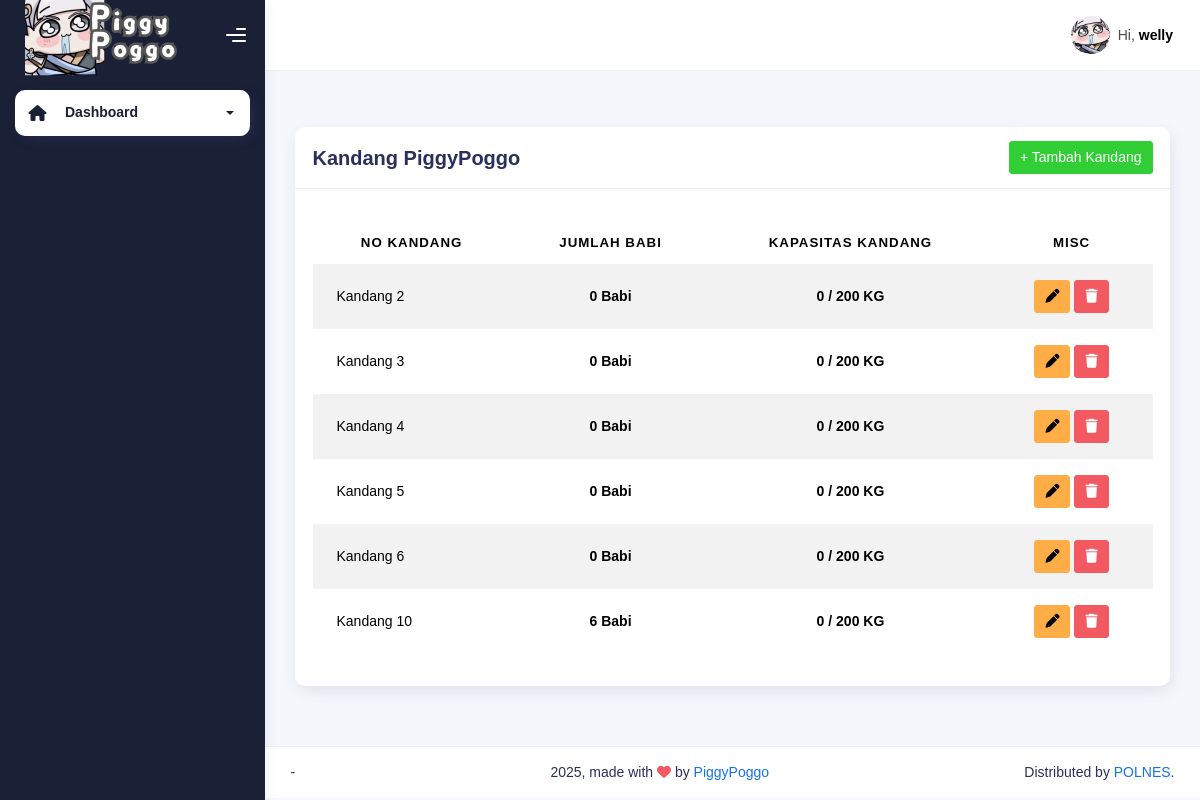
The page /kandang (signed in) on the database as committed earlier.
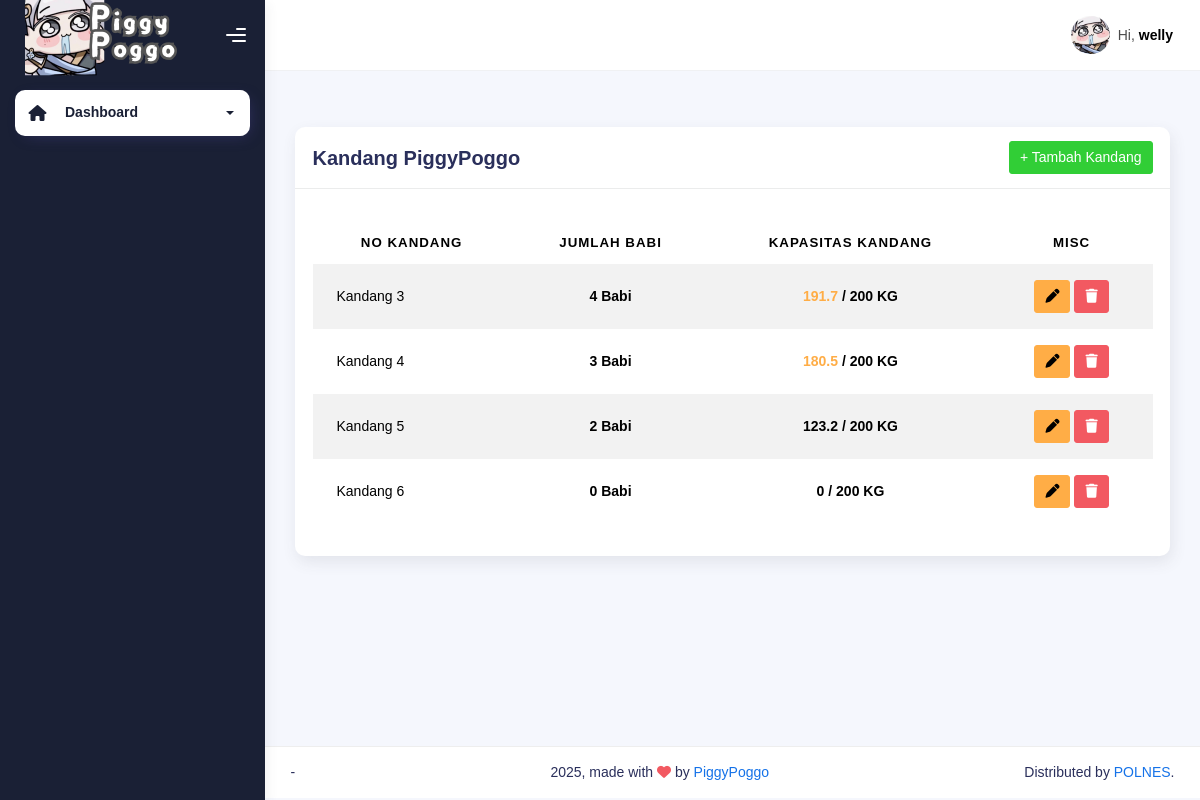
The same page on the database as committed later.
### piggypoggo_app/models.py (models this page shows)
class Kandang(models.Model):
    nomor_kandang = models.IntegerField(null=True, blank=True)
    def __str__(self):
        return f'{self.nomor_kandang}'

### piggypoggo_app/views.py (the view)
# urls.py: path('kandang', views.kandang, name="kandang"),
@login_required
@status_required([1, 2])
def kandang(request):
    all_kandangs = Kandang.objects.all()
    for kandang in all_kandangs:
        count = 0
        berat = 0
        all_babis = Babi.objects.filter(kandang=kandang)
        for babi in all_babis:
            babi.laporan = Laporan.objects.filter(babi=babi).last()
            berat += Decimal(babi.laporan.berat_badan)
        count += all_babis.count()
        kandang.banyaknya_babi = count
        kandang.berat_kandang = berat
    context = {
        'on': 'kandang',
        'all_kandangs': all_kandangs,
    }
    return render(request, 'kandang.html', context)

### piggypoggo_app/templates/kandang.html (shortened to what this page needs)
{% extends "base-dashboard.html" %} {% load static %}
{% block content %}
<div class="container">
    <div class="page-inner">
        <div class="page-header">
        </div>
        <div class="row">
            <div class="col-md-12">
                <div class="card">
                    <div class="card-header" style="display: flex; justify-content: space-between; align-items: center;">
                        <div class="card-title" style="margin-right: 10px;">Kandang PiggyPoggo</div>
                        <div>
                            <a href="{% url 'tambah-kandang' %}" class="btn btn-success" style="font-size: inherit; padding: 5px 10px;">+ Tambah Kandang</a>
                        </div>
                    </div>
                    <div class="card-body">
                        <table class="table table-striped mt-3">
                        <thead>
                            <tr>
                            <th scope="col" style="text-align: center;">No Kandang</th>
                            <th scope="col" style="text-align: center;">Jumlah Babi</th>
                            <th scope="col" style="text-align: center;">Kapasitas Kandang</th>
                            <th scope="col" style="text-align: center;">MISC</th>
                            </tr>
                        </thead>
                        <tbody>
                            {% for kandang in all_kandangs %}
                            <tr>
                                <td>Kandang {{ kandang }}</td>
                                <td style="text-align: center;"><b>{{ kandang.banyaknya_babi }} Babi</b></td>
                                <td style="text-align: center;"><b><span class="{% if kandang.berat_kandang > 200 %}text-danger{% elif kandang.berat_kandang > 150 %}text-warning{% endif %}">{{ kandang.berat_kandang }}</span> / 200 KG</b></td>
                                <td style="text-align: center;">
                                    <a href="{% url 'edit-kandang' kandang_pk=kandang.pk %}" class="btn btn-warning" style="font-size: inherit; padding: 5px 10px;">
                                        <i class="fa fa-pen"></i>
                                    </a>
                                    <a href="#" class="btn btn-danger" style="font-size: inherit; padding: 5px 10px;" data-bs-toggle="modal" data-bs-target="#confirmDeleteModal{{ kandang.pk }}">
                                        <i class="fa fa-trash"></i>
                                    </a>
                                </td>
                            </tr>
                            {% endfor %}
                        </tbody>
                        </table>
                    </div>
                </div>
            </div>
        </div>
    </div>
</div>
{% endblock content %}

### piggypoggo_app/templates/base-dashboard.html (shortened to what this page needs)
{% load static %}
<!DOCTYPE html>
<html lang="en">
  <head>
    <link rel="stylesheet" href="{% static 'css/bootstrap.min.css' %}" />
    <link rel="stylesheet" href="{% static 'css/plugins.min.css' %}" />
    <link rel="stylesheet" href="{% static 'css/piggypoggo.min.css' %}" />
    <link rel="stylesheet" href="https://cdnjs.cloudflare.com/ajax/libs/bootstrap/5.3.3/css/bootstrap-grid.min.css" />
    <link href="https://cdn.jsdelivr.net/npm/select2@4.1.0-rc.0/dist/css/select2.min.css" rel="stylesheet" />
    <link rel="stylesheet" href="https://cdnjs.cloudflare.com/ajax/libs/font-awesome/6.5.1/css/all.min.css">
  </head>
  <body>
    <div class="wrapper">
      <div class="sidebar sidebar-style-2" data-background-color="dark">
        <div class="sidebar-logo">
          <div class="logo-header" data-background-color="dark">
            <a href="index.html" class="logo">
              <img src="{% static 'img/piggypoggo/jinhsilogo.png' %}" alt="navbar brand" class="navbar-brand" height="90" style=""/>
            </a>
            <div class="nav-toggle">
              <button class="btn btn-toggle toggle-sidebar">
                <i class="gg-menu-right"></i>
              </button>
            </div>
          </div>
        </div>
        <div class="sidebar-wrapper scrollbar scrollbar-inner">
          <div class="sidebar-content">
            <ul class="nav nav-secondary">
              <li class="nav-item active">
                <a data-bs-toggle="collapse" href="#dashboard" class="collapsed" aria-expanded="false">
                  <i class="fas fa-home"></i>
                  <p>Dashboard</p>
                  <span class="caret"></span>
                </a>
              </li>
            </ul>
          </div>
        </div>
      </div>
      <div class="main-panel">
        <div class="main-header">
          <nav class="navbar navbar-header navbar-header-transparent navbar-expand-lg border-bottom">
            <div class="container-fluid">
              <ul class="navbar-nav topbar-nav ms-md-auto align-items-center">
                <li class="nav-item topbar-user dropdown hidden-caret">
                  <a class="dropdown-toggle profile-pic" data-bs-toggle="dropdown" href="#" aria-expanded="false">
                    <div class="avatar-sm">
                      <img
                        src="{% static 'img/piggypoggo/jinhsi-icon.png' %}"
                        alt="..."
                        class="avatar-img rounded-circle"
                      />
                    </div>
                    <span class="profile-username">
                      <span class="op-7">Hi,</span>
                      <span class="fw-bold">{{ request.user }}</span>
                    </span>
                  </a>
                </li>
              </ul>
            </div>
          </nav>
        </div>
        {% block content %}{% endblock content %}
      <footer class="footer">
          <div class="container-fluid d-flex justify-content-between">
            <nav class="pull-left">
              <ul class="nav">
                <li class="nav-item">
                  -
                </li>
              </ul>
            </nav>
            <div class="copyright">
              2025, made with <i class="fa fa-heart heart text-danger"></i> by
              <a href="">PiggyPoggo</a>
            </div>
            <div>
              Distributed by
              <a target="_blank" href="">POLNES</a>.
            </div>
          </div>
        </footer>
      </div>
    </div>
  </body>
</html>

Rows that differ between the two databases and show on the page:
removed Kandang: nomor_kandang "2", banyaknya_babi "0", berat_kandang "0"
removed Kandang: nomor_kandang "10", banyaknya_babi "6", berat_kandang "0"
computed for Kandang (number 1 of 4 on the later page): banyaknya_babi "0" → "4"; berat_kandang "0" → "191.7"
computed for Kandang (number 2 of 4 on the later page): banyaknya_babi "0" → "3"; berat_kandang "0" → "180.5"
computed for Kandang (number 3 of 4 on the later page): banyaknya_babi "0" → "2"; berat_kandang "0" → "123.2"
